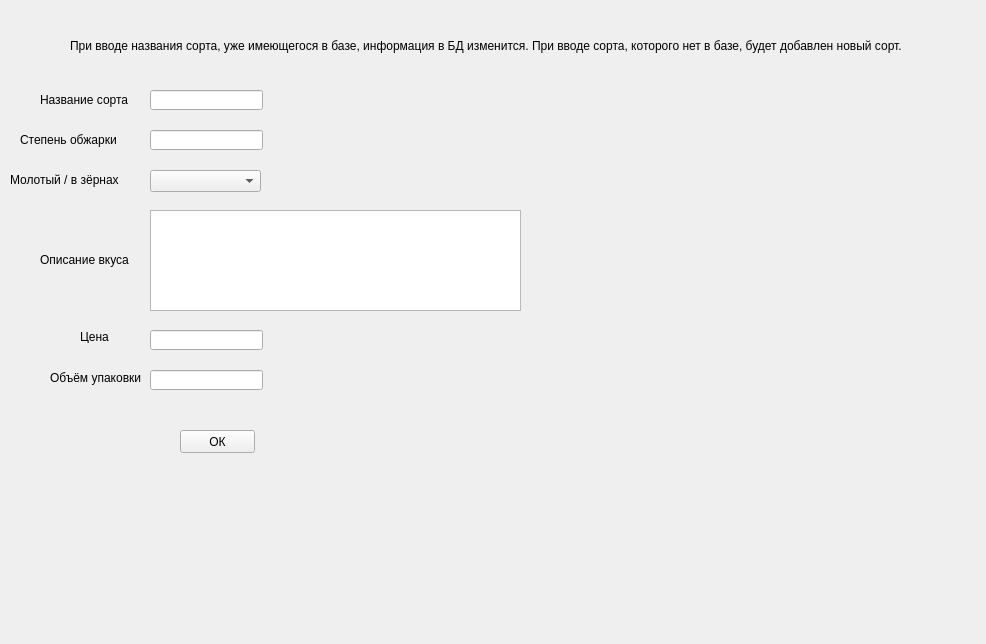
<?xml version="1.0" encoding="UTF-8"?>
<ui version="4.0">
 <class>Form</class>
 <widget class="QWidget" name="Form">
  <property name="geometry">
   <rect>
    <x>0</x>
    <y>0</y>
    <width>986</width>
    <height>644</height>
   </rect>
  </property>
  <property name="windowTitle">
   <string>Form</string>
  </property>
  <widget class="QLabel" name="label">
   <property name="geometry">
    <rect>
     <x>70</x>
     <y>30</y>
     <width>881</width>
     <height>31</height>
    </rect>
   </property>
   <property name="text">
    <string>При вводе названия сорта, уже имеющегося в базе, информация в БД изменится. При вводе сорта, которого нет в базе, будет добавлен новый сорт.</string>
   </property>
  </widget>
  <widget class="QLabel" name="label_2">
   <property name="geometry">
    <rect>
     <x>40</x>
     <y>90</y>
     <width>101</width>
     <height>20</height>
    </rect>
   </property>
   <property name="text">
    <string>Название сорта</string>
   </property>
  </widget>
  <widget class="QLineEdit" name="name_edit">
   <property name="geometry">
    <rect>
     <x>150</x>
     <y>90</y>
     <width>113</width>
     <height>20</height>
    </rect>
   </property>
  </widget>
  <widget class="QLabel" name="label_3">
   <property name="geometry">
    <rect>
     <x>20</x>
     <y>130</y>
     <width>111</width>
     <height>20</height>
    </rect>
   </property>
   <property name="text">
    <string>Степень обжарки</string>
   </property>
  </widget>
  <widget class="QLineEdit" name="st_edit">
   <property name="geometry">
    <rect>
     <x>150</x>
     <y>130</y>
     <width>113</width>
     <height>20</height>
    </rect>
   </property>
  </widget>
  <widget class="QLabel" name="label_4">
   <property name="geometry">
    <rect>
     <x>10</x>
     <y>170</y>
     <width>121</width>
     <height>20</height>
    </rect>
   </property>
   <property name="text">
    <string>Молотый / в зёрнах</string>
   </property>
  </widget>
  <widget class="QComboBox" name="type_edit">
   <property name="geometry">
    <rect>
     <x>150</x>
     <y>170</y>
     <width>111</width>
     <height>22</height>
    </rect>
   </property>
  </widget>
  <widget class="QTextEdit" name="textEdit">
   <property name="geometry">
    <rect>
     <x>150</x>
     <y>210</y>
     <width>371</width>
     <height>101</height>
    </rect>
   </property>
  </widget>
  <widget class="QLabel" name="label_5">
   <property name="geometry">
    <rect>
     <x>40</x>
     <y>250</y>
     <width>91</width>
     <height>20</height>
    </rect>
   </property>
   <property name="text">
    <string>Описание вкуса</string>
   </property>
  </widget>
  <widget class="QLineEdit" name="cost_edit">
   <property name="geometry">
    <rect>
     <x>150</x>
     <y>330</y>
     <width>113</width>
     <height>20</height>
    </rect>
   </property>
  </widget>
  <widget class="QLabel" name="label_6">
   <property name="geometry">
    <rect>
     <x>80</x>
     <y>330</y>
     <width>47</width>
     <height>13</height>
    </rect>
   </property>
   <property name="text">
    <string>Цена</string>
   </property>
  </widget>
  <widget class="QLabel" name="label_7">
   <property name="geometry">
    <rect>
     <x>50</x>
     <y>370</y>
     <width>91</width>
     <height>16</height>
    </rect>
   </property>
   <property name="text">
    <string>Объём упаковки</string>
   </property>
  </widget>
  <widget class="QLineEdit" name="volume_edit">
   <property name="geometry">
    <rect>
     <x>150</x>
     <y>370</y>
     <width>113</width>
     <height>20</height>
    </rect>
   </property>
  </widget>
  <widget class="QPushButton" name="pushButton">
   <property name="geometry">
    <rect>
     <x>180</x>
     <y>430</y>
     <width>75</width>
     <height>23</height>
    </rect>
   </property>
   <property name="text">
    <string>ОК</string>
   </property>
  </widget>
 </widget>
 <resources/>
 <connections/>
</ui>
